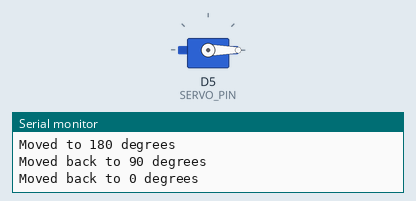
A sketch run on a simulated ESP8266 (NodeMCU). On the bench: servo, the last lines printed to the serial monitor.

Above: at 4.05 s.
At 7.0 s:
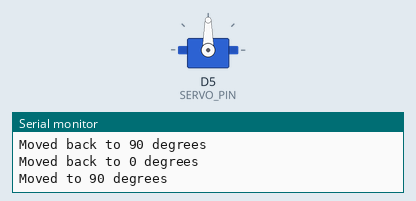
Timing chart, 0 to 9.2 s (numbered marks = the images above):
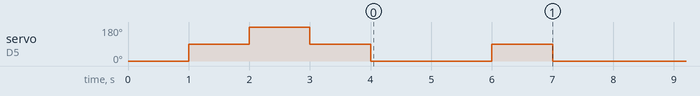

Measured:
- by itself, servo on D5 (SERVO_PIN): 0° → 90° at 1.0 s, → 180° 1.0 s later, → 90° 1.0 s later, → 0° 1.0 s later, … (66 changes in this stretch)

The sketch:

lid-servo-test.ino
```cpp
#include <ESP8266WiFi.h>
#include <ESP8266HTTPClient.h>
#include <Servo.h>

#define SERVO_PIN D5  // Define the pin where the servo motor is connected

Servo myServo;

void setup() {
  Serial.begin(115200);
  myServo.attach(SERVO_PIN);  // Attach the servo on the specified pin
  Serial.println("Servo test");

  // Move the servo to 0 degrees
  myServo.write(0);
  Serial.println("Moved to 0 degrees");
  delay(1000);

  // Move the servo to 90 degrees
  myServo.write(90);
  Serial.println("Moved to 90 degrees");
  delay(1000);

  // Move the servo to 180 degrees
  myServo.write(180);
  Serial.println("Moved to 180 degrees");
  delay(1000);

  // Move the servo back to 90 degrees
  myServo.write(90);
  Serial.println("Moved back to 90 degrees");
  delay(1000);

  // Move the servo back to 0 degrees
  myServo.write(0);
  Serial.println("Moved back to 0 degrees");
}

void loop() {
  // You can repeat the above steps in the loop if you want continuous testing
  // Here we just wait for 2 seconds before repeating the movements
  delay(2000);
  myServo.write(90);
  Serial.println("Moved to 90 degrees");
  delay(1000);
  myServo.write(0);
  Serial.println("Moved back to 0 degrees");
  delay(1000);
}
```
